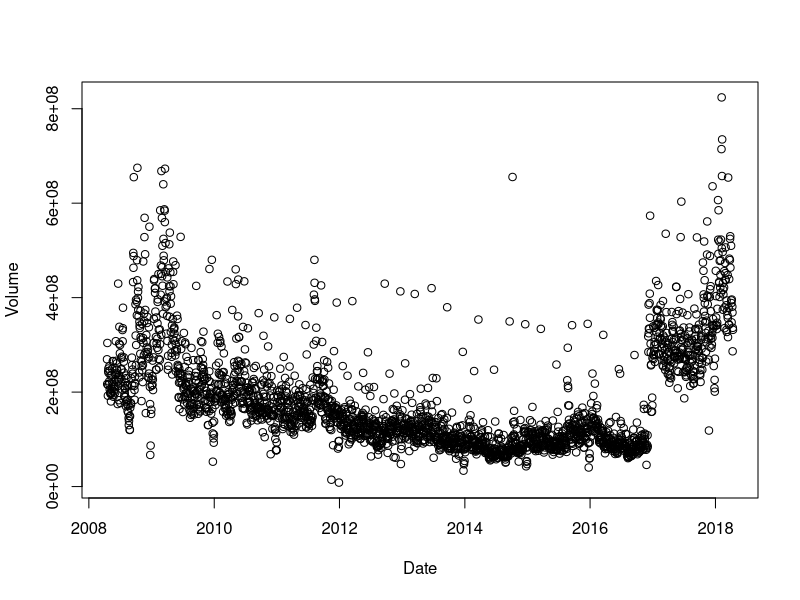
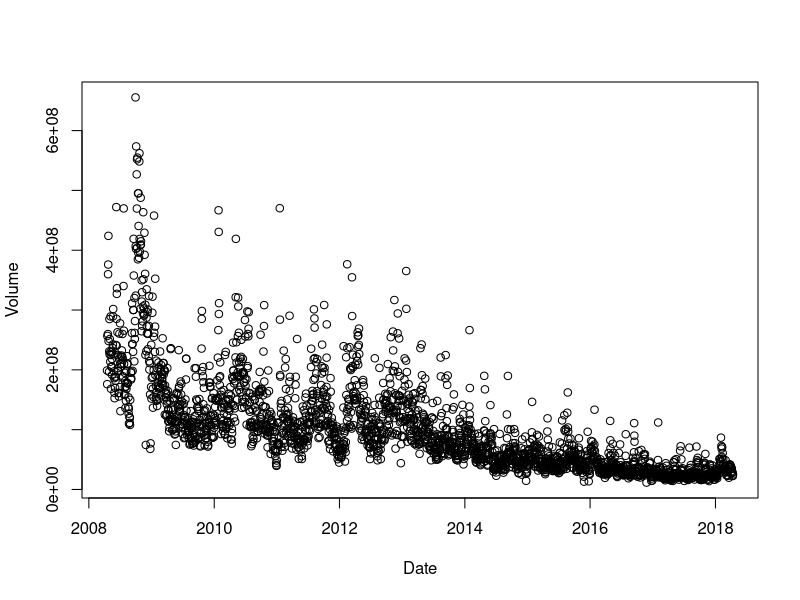

Source code (R) for these figures, in order:
## ---- chunk 1
options(scipen = 1, digits = 4, width = 80)
library(knitr)
opts_chunk$set(cache = TRUE, autodep = TRUE)
## ---- chunk 2
library(readr)
## ---- chunk 3

The_interest_rate_for_the_United_States<- read_csv("The interest rate for the United States, from 2008 - 2018.csv")
plot(Volume ~ Date , data=The_interest_rate_for_the_United_States)
## ---- chunk 4
Dow_Jones_Industrial_Average_from_April <- read_csv("Dow Jones Industrial Average from April 2008 to April 2018.csv")

## ---- chunk 5
Apple_Inc_company_stock <- read_csv("Apple Inc. - company stock.csv")
plot(Volume ~ Date , data=Apple_Inc_company_stock)
